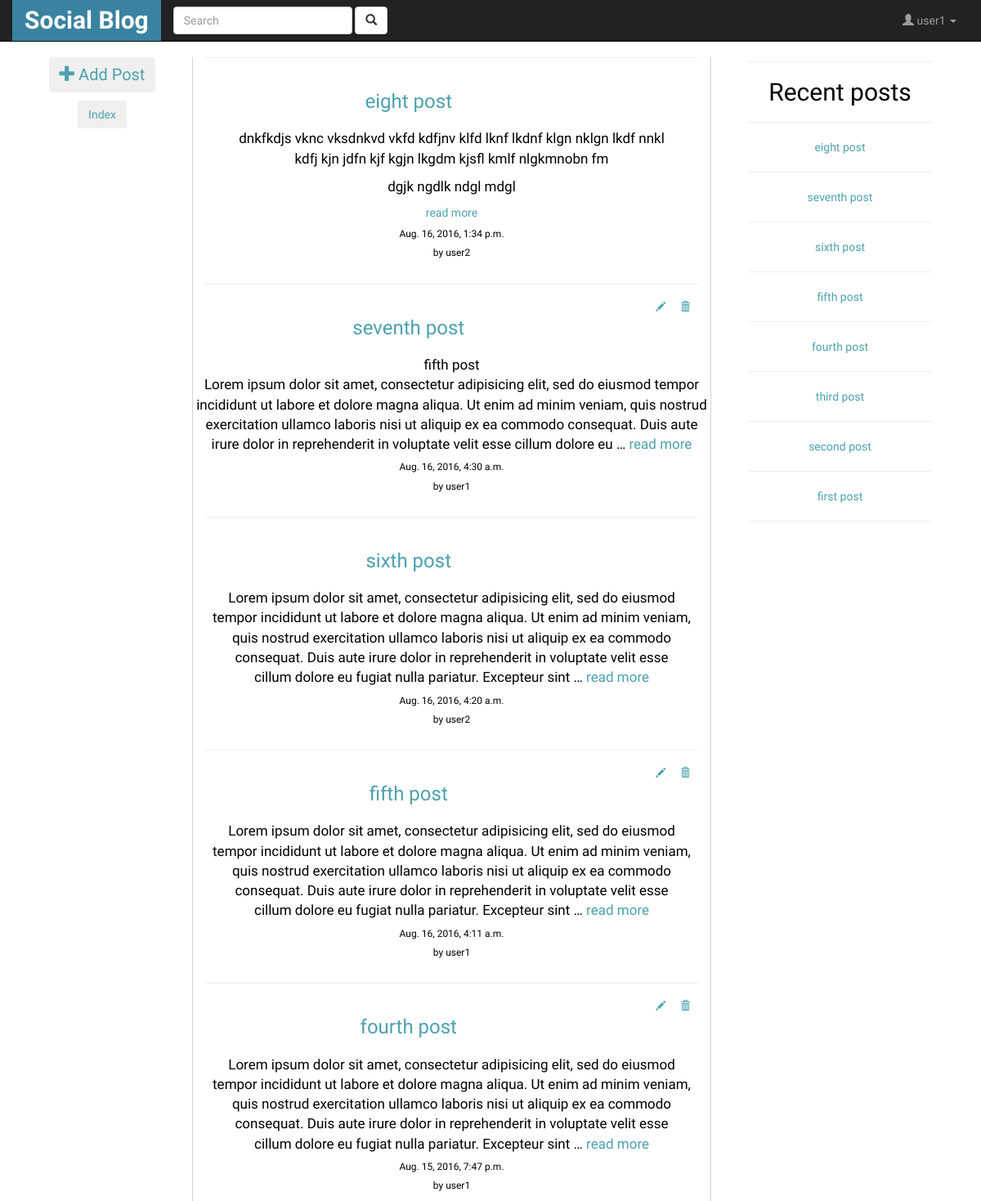
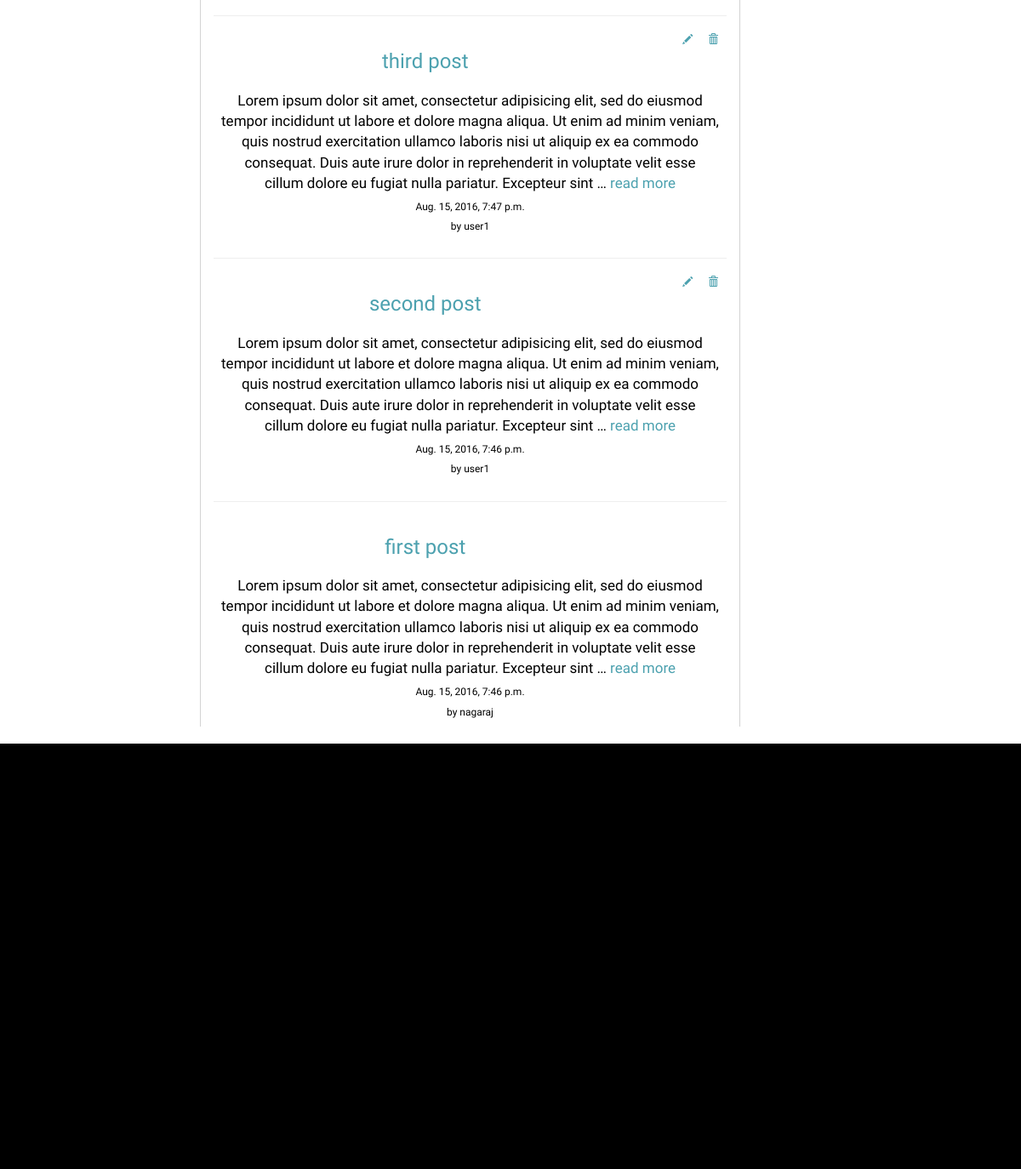
Before: / (signed in) with the older database file (2 pictures, top to bottom).
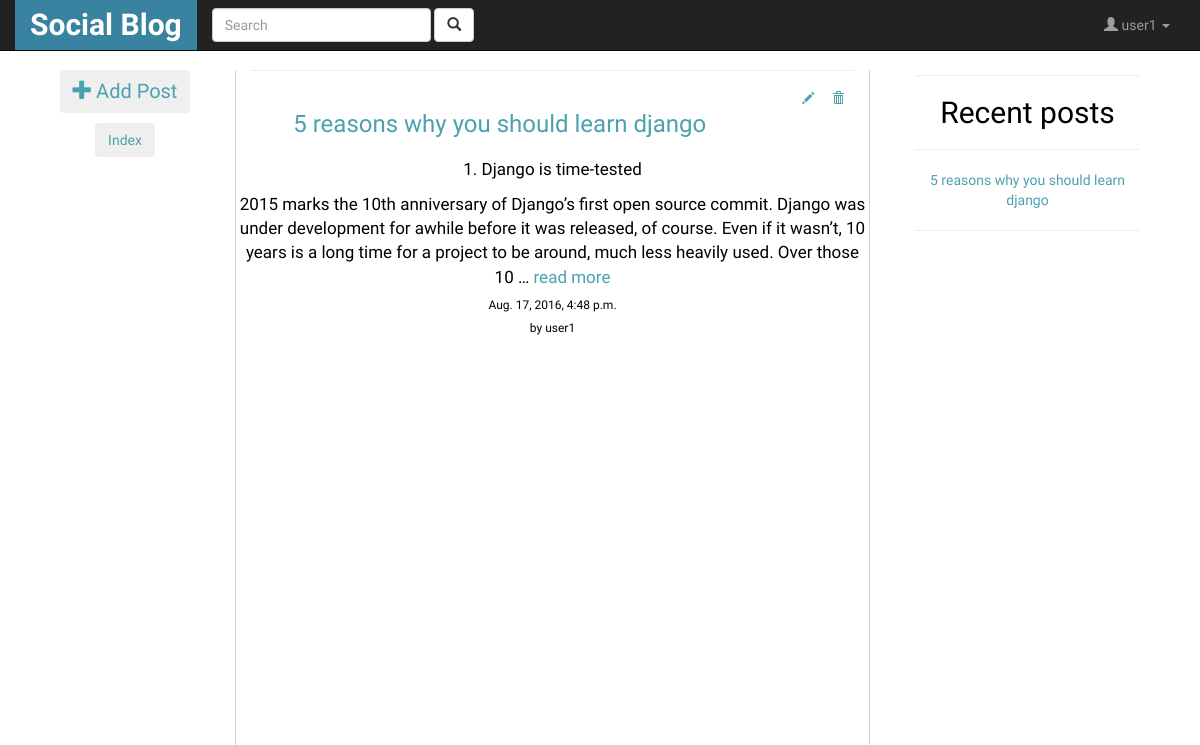
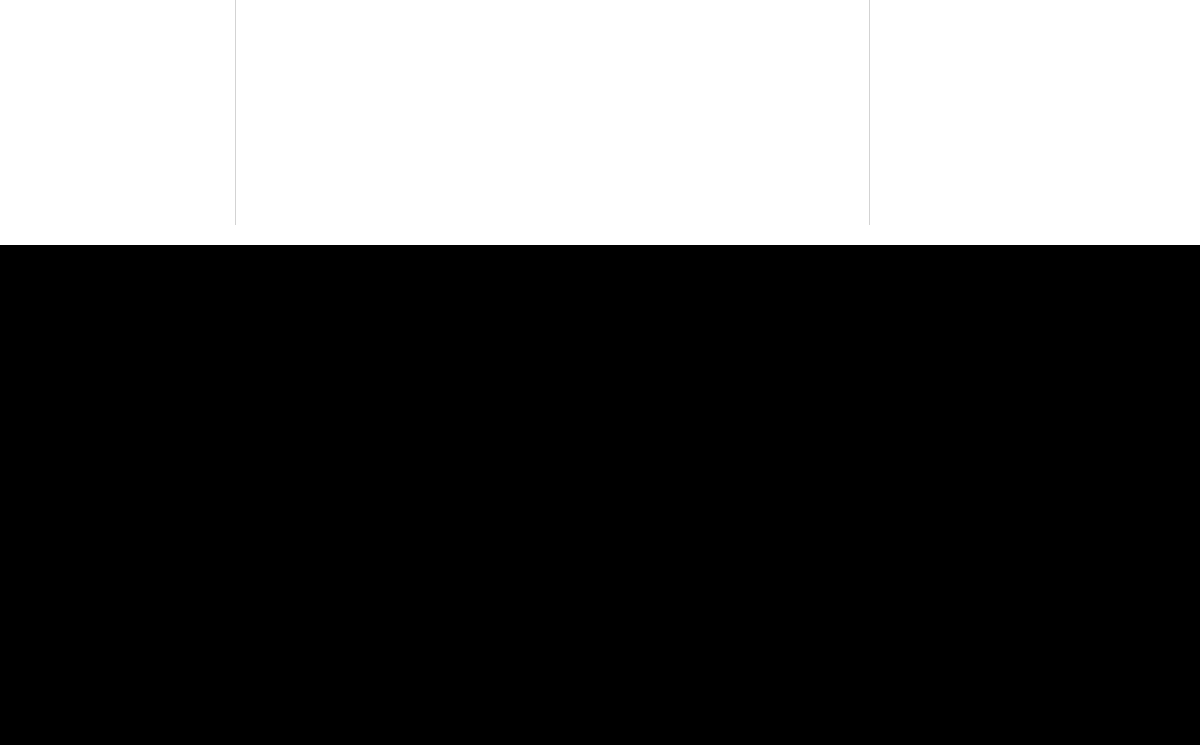
After: the same page with the newer database file (2 pictures, top to bottom).
### blog/models.py (models this page shows, shortened)
class Post(models.Model):
	title = models.CharField(max_length=140)
	body = models.TextField()
	user = models.ForeignKey(User,default=1)
	likes = models.IntegerField(blank=True,null=True)
	file_field = models.FileField(upload_to='profile/%Y/%m/%d',blank=True,default=None)
	created_on = models.DateTimeField(auto_now_add=True,auto_now=False,blank=True,null=True)

### blog/views.py (the view)
# urls.py: url(r'^$',login_required(PostListView.as_view()),name='blog-list'),
class PostListView(ListView):
    template_name = 'blog/blog_home.html'
    def get_queryset(self):
        querylist = Post.objects.all()
        query = self.request.GET.get("q")
        if query:
            querylist = querylist.filter(Q(title__icontains=query) |
                                         Q(body__icontains=query) |
                                         Q(user__username__icontains=query)).order_by('-created_on')
            return querylist
        return Post.objects.all().order_by('-created_on')[:25]

### templates/blog/blog_home.html (shortened to what this page needs)
{% extends 'base.html'%}
{% block content %}
	<div class="col-md-2" >
		<h3 id="addpost"><a href="/blog/create">
			<button class="btn">
			<span class="glyphicon glyphicon-plus" aria-hidden="true"></span>
			<span class="glyphicon-class">Add Post</span>
			</button>
		</a>
		</h3>
		<h4><a href="#index"><button class="btn">Index</button></a></h4>
	</div>
	<div class="col-md-7" >
		<div class="middle">
			{% for post in object_list  %}
				<div class="eachpost">
				<hr>
				<div class="row">
					<span class="col-md-10">
					<span class="posttitle">
						<h3>
				 			<a href="/blog/{{post.id}}" >{{post.title}}</a>
						</h3>
					</span>
					</span>
					{% if post.user == user%}
					<span class="col-md-2">
					<span class="editdelete"><a href="/blog/update/{{post.id}}">
									<span class="glyphicon glyphicon-pencil" aria-hidden="true"></span>
							</a> &nbsp;&nbsp;&nbsp;&nbsp;
							<a href="/blog/delete/{{post.id}}">
									<span class="glyphicon glyphicon-trash" aria-hidden="true"></span>
							</a>
						</span>
					</span>
					{% else %}
					<span class="col-md-2"></span>
				{% endif %}
				</div>
				<div class="row">
					<p>{{post.body|linebreaks|truncatewords:"50"}} <a href="/blog/{{post.id}}">read more</a></p>
					<h6>{{post.created_on}}</h6>
					<h6>by {{post.user.username}}</h6>
					</div>
				</div>
			{% endfor %}
		</div>
	</div>
	<div class="col-md-3" id="index">
		<div id="postlist">
		<hr>
		<center>
		<h2>Recent posts</h2>
		{% for post in object_list%}
			<hr class="hr_min">
			<a href="/blog/{{post.id}}">{{post.title}}</a>
		{% endfor %}
		</center>
		<hr>
		</div>
	</div>
{% endblock %}

Changed rows visible on the page:
removed Post: title "eight post", body "dnkfkdjs vknc vksdnkvd vkfd kdfjnv klfd lknf lkdnf klgn nklgn lkdf nnkl kdfj kjn jdfn kjf kgjn lkgdm kjsfl kmlf nlgkmnobn fm dgjk ngdlk ndgl mdgl", created_on "Aug. 16, 2016, 1:34 p.m.", user.username "user2"
removed Post: title "seventh post", body "fifth post Lorem ipsum dolor sit amet, consectetur adipisicing elit, sed do eiusmod tempor incididunt ut labore et dolore magna aliqua. Ut enim ad minim veniam, quis nostrud exercitation ullamco laboris nisi ut aliquip ex ea commodo consequat. Duis aute irure dolor in reprehenderit in voluptate velit esse cillum dolore eu …", created_on "Aug. 16, 2016, 4:30 a.m.", user.username "user1"
removed Post: title "sixth post", body "Lorem ipsum dolor sit amet, consectetur adipisicing elit, sed do eiusmod tempor incididunt ut labore et dolore magna aliqua. Ut enim ad minim veniam, quis nostrud exercitation ullamco laboris nisi ut aliquip ex ea commodo consequat. Duis aute irure dolor in reprehenderit in voluptate velit esse cillum dolore eu fugiat nulla pariatur. Excepteur sint …", created_on "Aug. 16, 2016, 4:20 a.m.", user.username "user2"
removed Post: title "fifth post", body "Lorem ipsum dolor sit amet, consectetur adipisicing elit, sed do eiusmod tempor incididunt ut labore et dolore magna aliqua. Ut enim ad minim veniam, quis nostrud exercitation ullamco laboris nisi ut aliquip ex ea commodo consequat. Duis aute irure dolor in reprehenderit in voluptate velit esse cillum dolore eu fugiat nulla pariatur. Excepteur sint …", created_on "Aug. 16, 2016, 4:11 a.m.", user.username "user1"
removed Post: title "fourth post", body "Lorem ipsum dolor sit amet, consectetur adipisicing elit, sed do eiusmod tempor incididunt ut labore et dolore magna aliqua. Ut enim ad minim veniam, quis nostrud exercitation ullamco laboris nisi ut aliquip ex ea commodo consequat. Duis aute irure dolor in reprehenderit in voluptate velit esse cillum dolore eu fugiat nulla pariatur. Excepteur sint …", created_on "Aug. 15, 2016, 7:47 p.m.", user.username "user1"
removed Post: title "third post", body "Lorem ipsum dolor sit amet, consectetur adipisicing elit, sed do eiusmod tempor incididunt ut labore et dolore magna aliqua. Ut enim ad minim veniam, quis nostrud exercitation ullamco laboris nisi ut aliquip ex ea commodo consequat. Duis aute irure dolor in reprehenderit in voluptate velit esse cillum dolore eu fugiat nulla pariatur. Excepteur sint …", created_on "Aug. 15, 2016, 7:47 p.m.", user.username "user1"
removed Post: title "second post", body "Lorem ipsum dolor sit amet, consectetur adipisicing elit, sed do eiusmod tempor incididunt ut labore et dolore magna aliqua. Ut enim ad minim veniam, quis nostrud exercitation ullamco laboris nisi ut aliquip ex ea commodo consequat. Duis aute irure dolor in reprehenderit in voluptate velit esse cillum dolore eu fugiat nulla pariatur. Excepteur sint …", created_on "Aug. 15, 2016, 7:46 p.m.", user.username "user1"
removed Post: title "first post", body "Lorem ipsum dolor sit amet, consectetur adipisicing elit, sed do eiusmod tempor incididunt ut labore et dolore magna aliqua. Ut enim ad minim veniam, quis nostrud exercitation ullamco laboris nisi ut aliquip ex ea commodo consequat. Duis aute irure dolor in reprehenderit in voluptate velit esse cillum dolore eu fugiat nulla pariatur. Excepteur sint …", created_on "Aug. 15, 2016, 7:46 p.m.", user.username "nagaraj"
added Post: title "5 reasons why you should learn django", body "1. Django is time-tested 2015 marks the 10th anniversary of Django’s first open source commit. Django was under development for awhile before it was released, of course. Even if it wasn’t, 10 years is a long time for a project to be around, much less heavily used. Over those 10 …", created_on "Aug. 17, 2016, 4:48 p.m.", user.username "user1"
